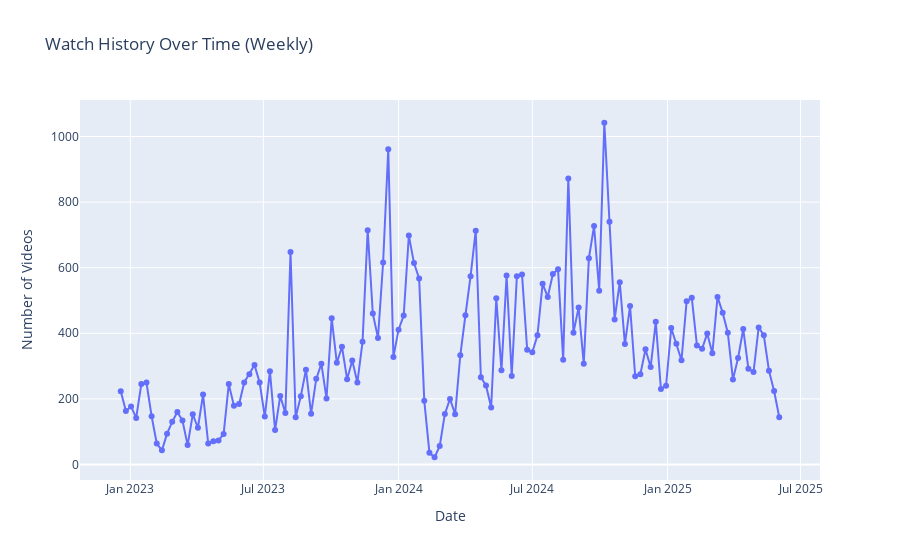

Source (notebook cell):
### Code cell
# Visualizes the watch history over time (monthly) using Plotly Express
fig = px.line(
    weekly_df[:-1], # Exclude the last week since it may be incomplete
    x="week", # Use the week column for x-axis
    y="count", # Use the count of videos watched for y-axis
    title="Watch History Over Time (Weekly)", # Set the title of the chart
    labels={"week": "Date", "count": "Number of Videos"}, # Set axis labels
    hover_data=["count"], # Show count in hover data
    markers=True # Add markers to the line chart
    )

fig.show() # Show the plot

# Or using Matplotlib
weekly_df[:-1].plot(
    kind='line', x='week', y='count', legend=True
) # Create a horizontal bar chart
plt.xlabel('Date') # Set x-axis label 
plt.ylabel('Number of Videos') # Set y-axis label
plt.title('Watch History over Time (Weekly)') # Set the title of the chart
plt.show() # Show the plot

### Figure 1 — Plotly figure (JSON) as saved in the notebook; plotly's stock layout.template omitted (floating-point values rounded to 4 significant figures; data arrays with more than 128 entries replaced by an {"elided": "..."} marker saying what was removed)
{"data": [{"hovertemplate": "Date=%{x}<br>Number of Videos=%{y}<extra></extra>", "legendgroup": "", "line": {"color": "#636efa", "dash": "solid"}, "marker": {"symbol": "circle"}, "mode": "lines+markers", "name": "", "orientation": "v", "showlegend": false, "type": "scatter", "x": {"elided": "129 str values"}, "xaxis": "x", "y": {"elided": "129 int values"}, "yaxis": "y"}], "layout": {"legend": {"tracegroupgap": 0}, "title": {"text": "Watch History Over Time (Weekly)"}, "xaxis": {"anchor": "y", "domain": [0, 1], "title": {"text": "Date"}}, "yaxis": {"anchor": "x", "domain": [0, 1], "title": {"text": "Number of Videos"}}}}
